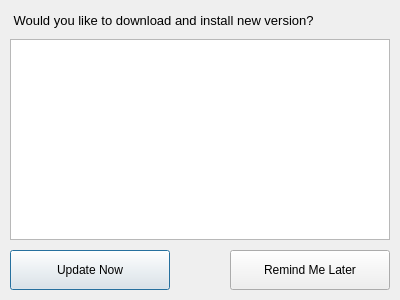
<?xml version="1.0" encoding="UTF-8"?>
<ui version="4.0">
 <class>UpdateAvailableDialog</class>
 <widget class="QDialog" name="UpdateAvailableDialog">
  <property name="geometry">
   <rect>
    <x>0</x>
    <y>0</y>
    <width>400</width>
    <height>300</height>
   </rect>
  </property>
  <property name="windowTitle">
   <string>XBOX One Berserker - New version available</string>
  </property>
  <property name="windowIcon">
   <iconset resource="res.qrc">
    <normaloff>:/new/ico/app.ico</normaloff>:/new/ico/app.ico</iconset>
  </property>
  <property name="locale">
   <locale language="English" country="UnitedStates"/>
  </property>
  <widget class="QPushButton" name="UpdateNowBtn">
   <property name="enabled">
    <bool>true</bool>
   </property>
   <property name="geometry">
    <rect>
     <x>10</x>
     <y>250</y>
     <width>160</width>
     <height>40</height>
    </rect>
   </property>
   <property name="locale">
    <locale language="English" country="UnitedStates"/>
   </property>
   <property name="text">
    <string>Update Now</string>
   </property>
  </widget>
  <widget class="QPushButton" name="RemindMeLaterBtn">
   <property name="enabled">
    <bool>true</bool>
   </property>
   <property name="geometry">
    <rect>
     <x>230</x>
     <y>250</y>
     <width>160</width>
     <height>40</height>
    </rect>
   </property>
   <property name="locale">
    <locale language="English" country="UnitedStates"/>
   </property>
   <property name="text">
    <string>Remind Me Later</string>
   </property>
  </widget>
  <widget class="QPlainTextEdit" name="ReleaseNotesTxt">
   <property name="geometry">
    <rect>
     <x>10</x>
     <y>39</y>
     <width>380</width>
     <height>201</height>
    </rect>
   </property>
   <property name="plainText">
    <string/>
   </property>
  </widget>
  <widget class="QLabel" name="label">
   <property name="geometry">
    <rect>
     <x>10</x>
     <y>10</y>
     <width>380</width>
     <height>20</height>
    </rect>
   </property>
   <property name="font">
    <font>
     <pointsize>10</pointsize>
    </font>
   </property>
   <property name="text">
    <string> Would you like to download and install new version?</string>
   </property>
  </widget>
 </widget>
 <resources>
  <include location="res.qrc"/>
 </resources>
 <connections>
  <connection>
   <sender>RemindMeLaterBtn</sender>
   <signal>clicked()</signal>
   <receiver>UpdateAvailableDialog</receiver>
   <slot>hide()</slot>
   <hints>
    <hint type="sourcelabel">
     <x>309</x>
     <y>269</y>
    </hint>
    <hint type="destinationlabel">
     <x>199</x>
     <y>149</y>
    </hint>
   </hints>
  </connection>
 </connections>
</ui>
